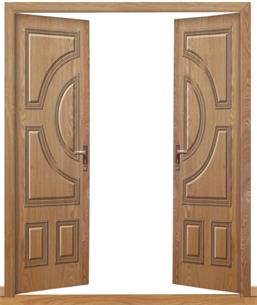
#> input picture students/Wang Yihan/homework05.27/on.jpg, 257 x 305 px
$ python door.py
#> lines starting #> are read from the running program, lines starting #| are printed output that depends on the picture
import cv2
pd1 = cv2.imread('on.jpg')
#> pd1 is the input picture: shape (305, 257, 3); mean B, G, R 149.4, 170.4, 193.8
pd2 = cv2.imread('off.jpg')
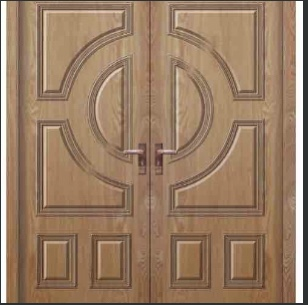
#> input picture students/Wang Yihan/homework05.27/off.jpg, 308 x 305 px
#> pd2 is the input picture: shape (305, 308, 3); mean B, G, R 100.4, 125.4, 153.4
pd3 = cv2.imread('lock.jpg')
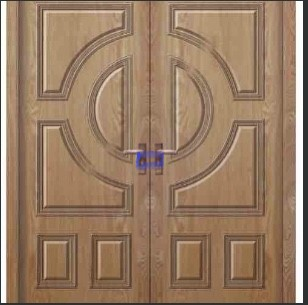
#> input picture students/Wang Yihan/homework05.27/lock.jpg, 308 x 305 px
#> pd3 is the input picture: shape (305, 308, 3); mean B, G, R 100.7, 125.4, 153.3
global p
F=0
T=1
p=F
cv2.imshow('result',pd3)
print ('Door Lock')
def click(event,x,y,flags,param):
    if event==cv2.EVENT_LBUTTONDOWN:
        print('mouse coords:',x,y)
        if 154<x<308 and 1<y<305:
            print ('Door Off')
            cv2.imshow('result',pd2)
            f=open("C:\Apache24\htdocs\index.html","w")
            f.write(f'OFF')

        elif 1<x<154 and 1<y<305:
            print ('Door on')
            cv2.imshow('result',pd1)
            cv2.setMouseCallback('result',click)
            f=open("C:\Apache24\htdocs\index.html","w")
            f.write(f'ON')
        else:
            print ('Door Lock')
            cv2.imshow('result',pd3)
            cv2.setMouseCallback('result',click)
            f=open("C:\Apache24\htdocs\index.html","w")
            f.write(f'LOCK')


cv2.namedWindow('result')
cv2.setMouseCallback('result',click)
while True:
    if cv2.waitKey(10)&0xFF==27:
#> (key Esc is pressed here)
            break
cv2.destroyAllWindows()
